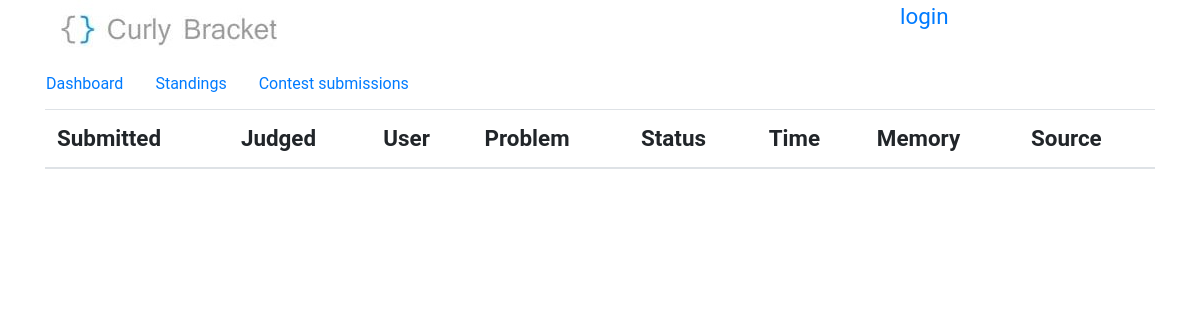
The app's page /contest/3/user/567/submissions, older data.
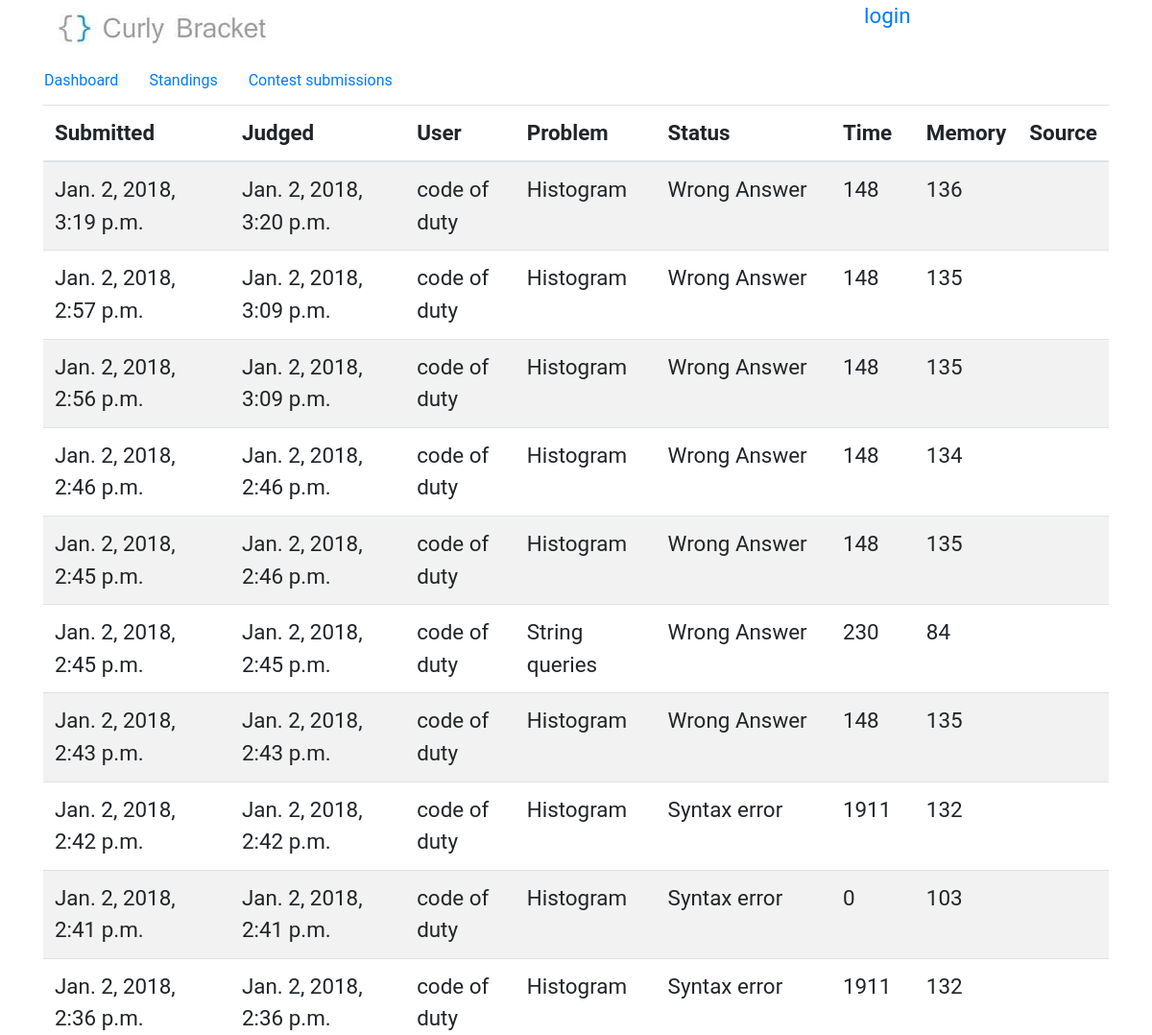
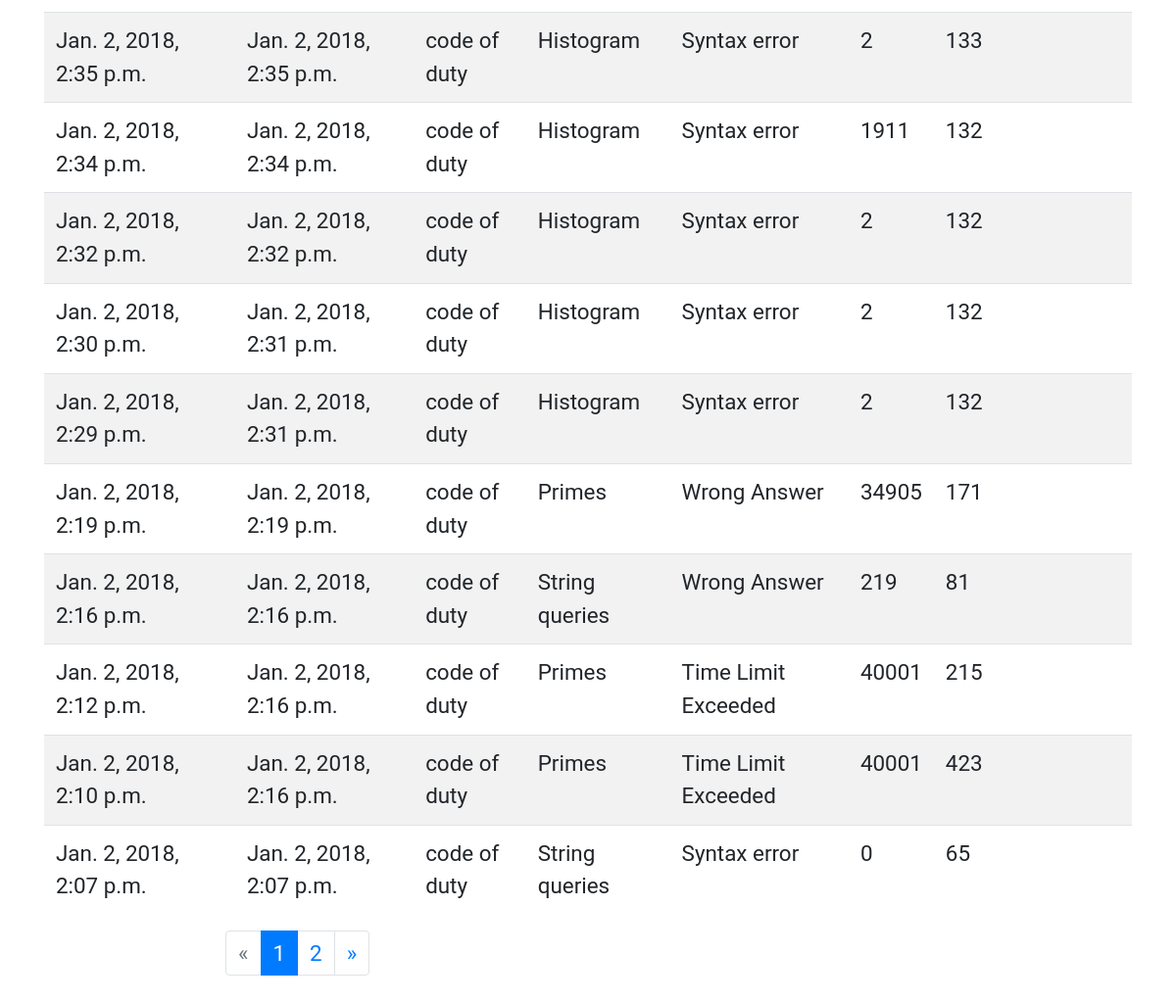
The same page, newer data (2 pictures, top to bottom).
### BracketsOJ/models.py (models this page shows, shortened)
class submission(models.Model):
    user = models.ForeignKey(User, on_delete=models.CASCADE)
    time = models.IntegerField(null=True,blank=True)
    memory = models.IntegerField(null=True,blank=True)
    submitted = models.DateTimeField(auto_now_add=True, blank=True)
    judged = models.DateTimeField(null=True,blank=True)
    problem = models.ForeignKey(problem, on_delete=models.CASCADE)
    STATUSES = [
        ('AC', 'Accepted'),
        ('TL', 'Time Limit Exceeded'),
        ('ML', 'Memory Limit Exceeded'),
        ('WA', 'Wrong Answer'),
        ('RTE', 'Run Time Error'),
        ('QU', 'In queue'),
        ('CE', 'Syntax error'),
        ('FJ', 'Failed to judge')
    ]
    status = models.CharField(max_length=50, choices=STATUSES, null=True,blank=True)
    code = models.TextField(default="")

class problem(models.Model):
    title = models.CharField(max_length=50)
    time_limit = models.IntegerField(default=100)
    memory_limit = models.IntegerField(default=64)
    statement = models.CharField(max_length=1500)
    input_section = models.CharField(max_length=500)
    output_section = models.CharField(max_length=500)
    samples = models.IntegerField(default=1)
    notes = models.CharField(max_length=200, blank=True, null=True)
    added = models.DateField(auto_now_add=True, blank=True)
    contest = models.ForeignKey(contest, on_delete=models.SET_NULL, null=True, blank=True)
    checker = models.CharField(max_length=50, default='ecmp')
    def __str__(self):
        return self.title

### BracketsOJ/views.py (the view)
# urls.py: re_path(r'^submissions/?(?P<page_id>\d+)?$', views.submissionView, name='submissions'),
def submissionView(request, page_id=1, contest_id=None, user_id=None):
    if contest_id is not None:
        contestObj = get_object_or_404(contest, id=contest_id, start_date__lte=datetime.now())
        if user_id is None:
            submissions_list = submission.objects.filter(problem__contest__id=contest_id)
        else:
            submissions_list = submission.objects.filter(problem__contest__id=contest_id, user__id=user_id)
    else:
        if user_id is None:
            submissions_list = submission.objects.all()
        else:
            submissions_list = submission.objects.filter(user__id=user_id)
        contestObj = None
    submissions_list = submissions_list.order_by('submitted').reverse()
    try:
        paginator = Paginator(submissions_list, 20)
        try:
            submissions_list = paginator.page(page_id)
        except PageNotAnInteger:
            submissions_list = paginator.page(1)
        except EmptyPage:
            submissions_list = paginator.page(paginator.num_pages)
        return render(request, 'submissions.html', {'submissions': submissions_list, 'contest': contestObj})
    except:
        raise SuspiciousOperation()

### templates/submissions.html (shortened to what the changed rows need)
{% extends 'base.html' %}
{% block content %}
        <div class="table-responsive">
            <table class="table table-striped">
                <thead>
                    <tr>
                        <th>
                            Submitted
                        </th>
                        <th>
                            Judged
                        </th>
                        <th>
                            User
                        </th>
                        <th>
                            Problem
                        </th>
                        <th>
                            Status
                        </th>
                        <th>
                            Time
                        </th>
                        <th>
                            Memory
                        </th>
                        <th>
                            Source
                        </th>
                    </tr>
                </thead>
                <tbody>
                    {% load tz %}
                    {% for submission in submissions %}
                        <tr>
                            <td>
                                {{ submission.submitted|localtime }}
                            </td>
                            <td>
                                {{ submission.judged|localtime }}
                            </td>
                            <td>
                                {{ submission.user.first_name }}
                            </td>
                            <td>
                                {{ submission.problem }}
                            </td>
                            <td>
                                {{ submission.get_status_display }}
                            </td>
                            <td>
                                {{ submission.time }}
                            </td>
                            <td>
                                {{ submission.memory }}
                            </td>
                            <td>
                            </td>
                        </tr>
                    {% endfor %}
                </tbody>
            </table>
        </div>
        <nav class="Page navigation offset-2">
            {% if submissions.has_other_pages %}
                <ul class="pagination mx-auto">
                    {% if submissions.has_previous %}
                        {% if contest is not None %}
                            <li class="page-item"><a class="page-link" href="/contest/{{ contest.id }}/submissions/{{ submissions.previous_page_number }}">&laquo;</a></li>
                        {% else %}
                            <li class="page-item"><a class="page-link" href="/submissions/{{ submissions.previous_page_number }}">&laquo;</a></li>
                        {% endif %}
                    {% else %}
                        <li class="page-item disabled"><span class="page-link">&laquo;</span></li>
                    {% endif %}
                    {% for i in submissions.paginator.page_range %}
                        {% if submissions.number == i %}
                            <li class="page-item active"><span class="page-link">{{ i }} <span class="sr-only">(current)</span></span></li>
                        {% else %}
                            {% if contest is not None %}
                                <li class="page-item"><a class="page-link" href="/contest/{{ contest.id }}/submissions/{{ i }}">{{ i }}</a></li>
                            {% else %}
                                <li class="page-item"><a class="page-link" href="/submissions/{{ i }}">{{ i }}</a></li>
                            {% endif %}
                        {% endif %}
                    {% endfor %}
                    {% if submissions.has_next %}
                        {% if contest is not None %}
                            <li class="page-item"><a class="page-link" href="/contest/{{ contest.id }}/submissions/{{ submissions.next_page_number }}">&raquo;</a></li>
                        {% else %}
                            <li class="page-item"><a class="page-link" href="/submissions/{{ submissions.next_page_number }}">&raquo;</a></li>
                        {% endif %}
                    {% else %}
                        <li class="page-item disabled"><span class="page-link">&raquo;</span></li>
                    {% endif %}
              </ul>
            {% endif %}
        </nav>
{% endblock %}

Row changes from the older to the newer data that the page shows:
added submission: submitted "Jan. 2, 2018, 3:19 p.m.", judged "Jan. 2, 2018, 3:20 p.m.", user.first_name "code of duty", problem "Histogram", status "Wrong Answer", time "148", memory "136"
added submission: submitted "Jan. 2, 2018, 2:57 p.m.", judged "Jan. 2, 2018, 3:09 p.m.", user.first_name "code of duty", problem "Histogram", status "Wrong Answer", time "148", memory "135"
added submission: submitted "Jan. 2, 2018, 2:56 p.m.", judged "Jan. 2, 2018, 3:09 p.m.", user.first_name "code of duty", problem "Histogram", status "Wrong Answer", time "148", memory "135"
added submission: submitted "Jan. 2, 2018, 2:46 p.m.", judged "Jan. 2, 2018, 2:46 p.m.", user.first_name "code of duty", problem "Histogram", status "Wrong Answer", time "148", memory "134"
added submission: submitted "Jan. 2, 2018, 2:45 p.m.", judged "Jan. 2, 2018, 2:46 p.m.", user.first_name "code of duty", problem "Histogram", status "Wrong Answer", time "148", memory "135"
added submission: submitted "Jan. 2, 2018, 2:45 p.m.", judged "Jan. 2, 2018, 2:45 p.m.", user.first_name "code of duty", problem "String queries", status "Wrong Answer", time "230", memory "84"
added submission: submitted "Jan. 2, 2018, 2:43 p.m.", judged "Jan. 2, 2018, 2:43 p.m.", user.first_name "code of duty", problem "Histogram", status "Wrong Answer", time "148", memory "135"
added submission: submitted "Jan. 2, 2018, 2:42 p.m.", judged "Jan. 2, 2018, 2:42 p.m.", user.first_name "code of duty", problem "Histogram", status "Syntax error", time "1911", memory "132"
added submission: submitted "Jan. 2, 2018, 2:41 p.m.", judged "Jan. 2, 2018, 2:41 p.m.", user.first_name "code of duty", problem "Histogram", status "Syntax error", time "0", memory "103"
added submission: submitted "Jan. 2, 2018, 2:36 p.m.", judged "Jan. 2, 2018, 2:36 p.m.", user.first_name "code of duty", problem "Histogram", status "Syntax error", time "1911", memory "132"
added submission: submitted "Jan. 2, 2018, 2:35 p.m.", judged "Jan. 2, 2018, 2:35 p.m.", user.first_name "code of duty", problem "Histogram", status "Syntax error", time "2", memory "133"
added submission: submitted "Jan. 2, 2018, 2:34 p.m.", judged "Jan. 2, 2018, 2:34 p.m.", user.first_name "code of duty", problem "Histogram", status "Syntax error", time "1911", memory "132"
added submission: submitted "Jan. 2, 2018, 2:32 p.m.", judged "Jan. 2, 2018, 2:32 p.m.", user.first_name "code of duty", problem "Histogram", status "Syntax error", time "2", memory "132"
added submission: submitted "Jan. 2, 2018, 2:30 p.m.", judged "Jan. 2, 2018, 2:31 p.m.", user.first_name "code of duty", problem "Histogram", status "Syntax error", time "2", memory "132"
added submission: submitted "Jan. 2, 2018, 2:29 p.m.", judged "Jan. 2, 2018, 2:31 p.m.", user.first_name "code of duty", problem "Histogram", status "Syntax error", time "2", memory "132"
added submission: submitted "Jan. 2, 2018, 2:19 p.m.", judged "Jan. 2, 2018, 2:19 p.m.", user.first_name "code of duty", problem "Primes", status "Wrong Answer", time "34905", memory "171"
added submission: submitted "Jan. 2, 2018, 2:16 p.m.", judged "Jan. 2, 2018, 2:16 p.m.", user.first_name "code of duty", problem "String queries", status "Wrong Answer", time "219", memory "81"
added submission: submitted "Jan. 2, 2018, 2:12 p.m.", judged "Jan. 2, 2018, 2:16 p.m.", user.first_name "code of duty", problem "Primes", status "Time Limit Exceeded", time "40001", memory "215"
added submission: submitted "Jan. 2, 2018, 2:10 p.m.", judged "Jan. 2, 2018, 2:16 p.m.", user.first_name "code of duty", problem "Primes", status "Time Limit Exceeded", time "40001", memory "423"
added submission: submitted "Jan. 2, 2018, 2:07 p.m.", judged "Jan. 2, 2018, 2:07 p.m.", user.first_name "code of duty", problem "String queries", status "Syntax error", time "0", memory "65"
Text that changed along with them:
new list line: "1"
new list line: "2"
